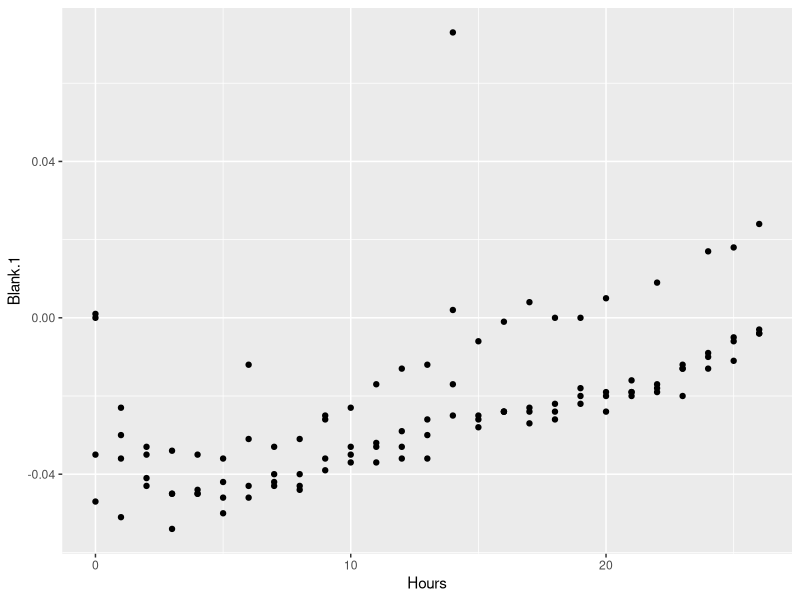
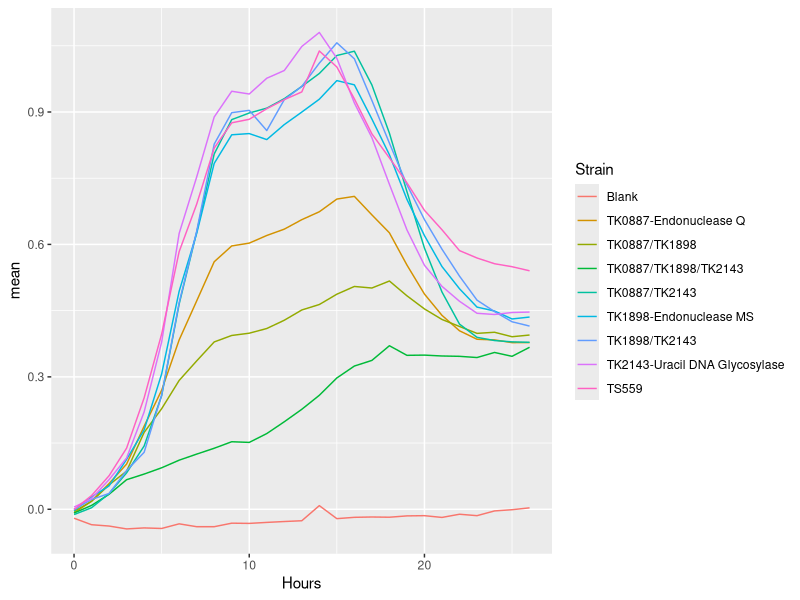
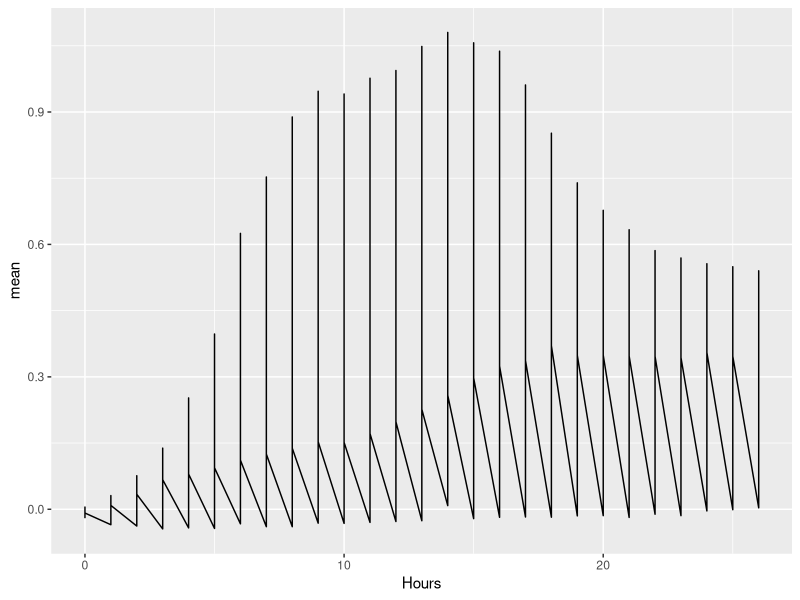
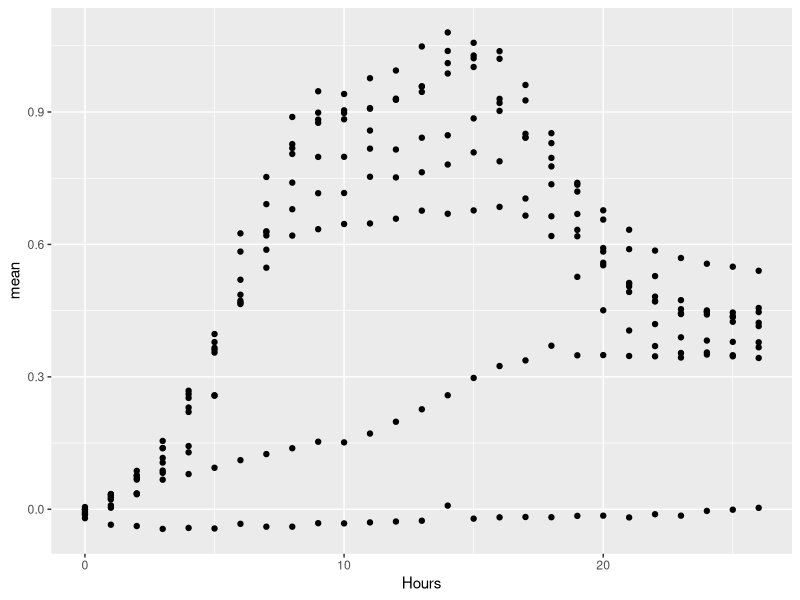
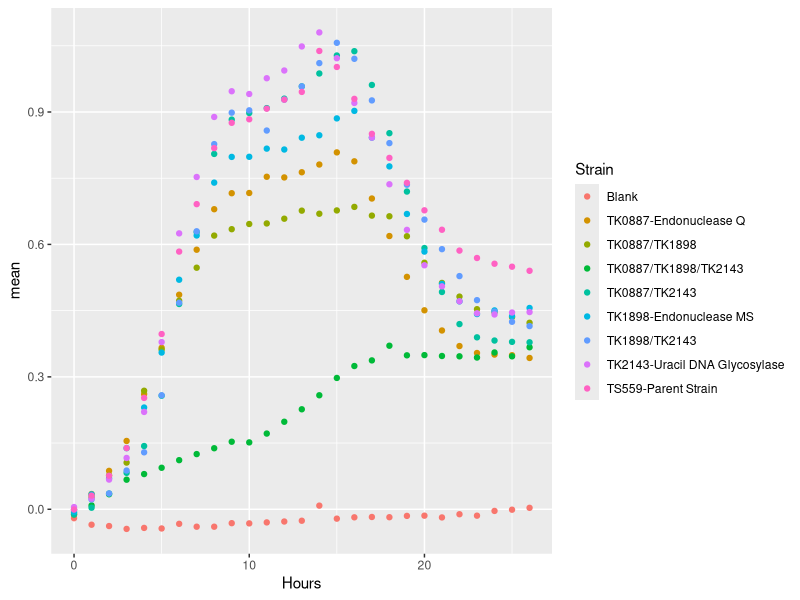
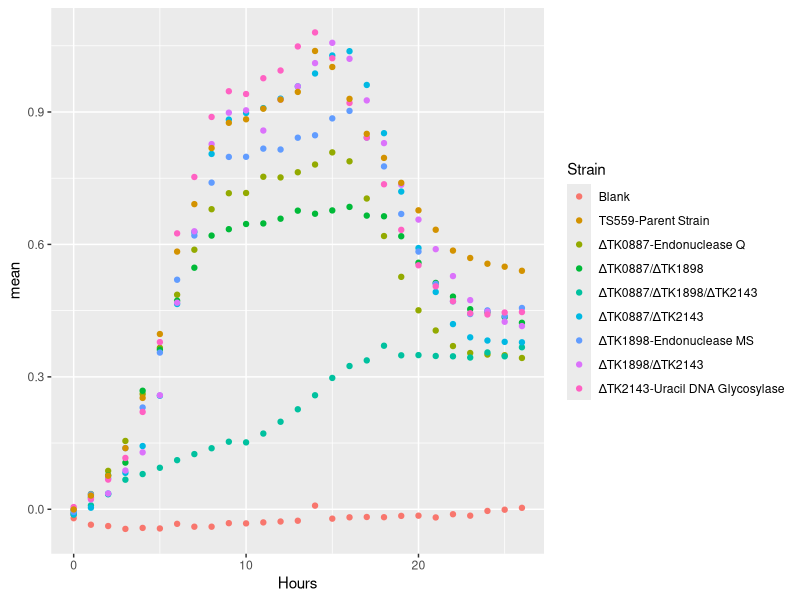
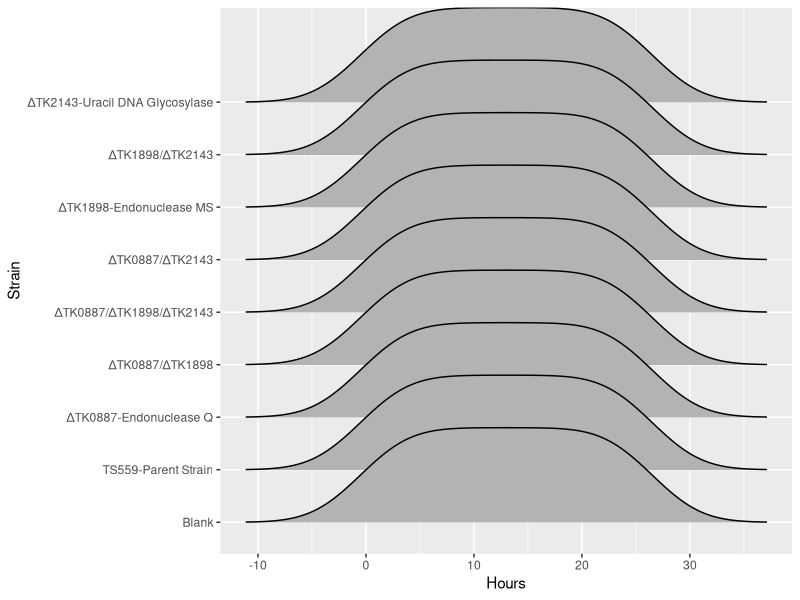
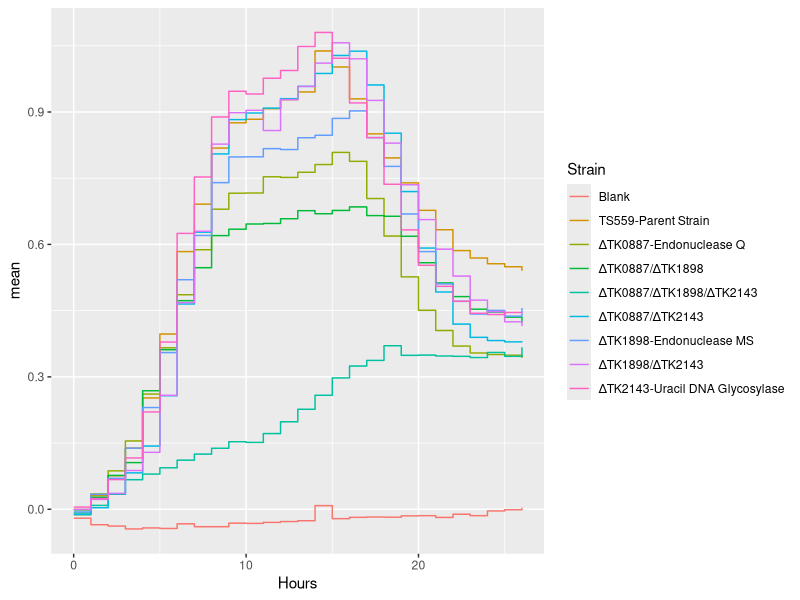

The R source for these figures, in order:
## ---- chunk 1
library(datasets)
library(tidyverse)
library(knitr)
library(ggplot2)
library(ggthemes)




## ---- chunk 2
####
#01#
####


dU_GC<-read.csv("Growth_Curve_dU.csv",fill=TRUE,header=TRUE)

head(dU_GC)


## ---- chunk 3
####
#02#
####

dU_GC%>%
  ggplot() +
  geom_point(aes(x=Hours, y=Blank.1)) +
  geom_point(aes(x=Hours, y=Blank.2)) +
geom_point(aes(x=Hours, y=Blank.3)) +
geom_point(aes(x=Hours, y=Blank.4)) 

## ---- chunk 4
####
#02#
####


GC_85_Blank <-dU_GC %>%
pivot_longer(cols = starts_with("Blank"), 
               names_to = "Blank Replicates", 
               values_to = "Blank Absorbance",
               values_drop_na = TRUE,
               values_transform = list(Absorbance=as.character)) %>%
  select(c(Hours, `Blank Replicates`, `Blank Absorbance`)) %>%
  group_by(Hours) %>%
  summarize(mean = mean(`Blank Absorbance`), sd= sd(`Blank Absorbance`)) %>%
  add_column(Strain = "Blank")

GC_85_TS559 <- dU_GC %>%
  pivot_longer(cols = starts_with("TS559"), 
               names_to = "TS559 Replicates", 
               values_to = "TS559 Absorbance",
               values_drop_na = TRUE) %>%
  select(c(Hours, `TS559 Replicates`, `TS559 Absorbance`)) %>%
  group_by(Hours) %>%
  summarize(mean = mean(`TS559 Absorbance`), sd = sd(`TS559 Absorbance`)) %>%
  add_column(Strain = "TS559")

GC_85_0887 <- dU_GC %>%
  pivot_longer(cols = starts_with("TK0887"), 
               names_to = "0887 Replicates", 
               values_to = "0887 Absorbance",
               values_drop_na = TRUE) %>%
  select(c(Hours, `0887 Replicates`, `0887 Absorbance`))%>%
  group_by(Hours) %>%
  summarize(mean = mean(`0887 Absorbance`), sd = sd(`0887 Absorbance`))%>%
  add_column(Strain = "TK0887-Endonuclease Q")


GC_85_1898 <- dU_GC %>%
  pivot_longer(cols = starts_with("TK1898"), 
               names_to = "1898 Replicates", 
               values_to = "1898 Absorbance",
               values_drop_na = TRUE) %>%
  select(c(Hours, `1898 Replicates`, `1898 Absorbance`)) %>%
  group_by(Hours) %>%
  summarize(mean = mean(`1898 Absorbance`), sd = sd(`1898 Absorbance`))%>%
  add_column(Strain = "TK1898-Endonuclease MS")

GC_85_2143 <- dU_GC %>%
  pivot_longer(cols = starts_with("TK2143"), 
               names_to = "2143 Replicates", 
               values_to = "2143 Absorbance",
               values_drop_na = TRUE) %>%
  select(c(Hours, `2143 Replicates`, `2143 Absorbance`)) %>%
  group_by(Hours) %>%
  summarize(mean = mean(`2143 Absorbance`), sd = sd(`2143 Absorbance`))%>%
  add_column(Strain = "TK2143-Uracil DNA Glycosylase")

GC_85_0887_1898 <- dU_GC %>%
  pivot_longer(cols = starts_with("TK0887.TK1898"), 
               names_to = "TK0887/TK1898 Replicates", 
               values_to = "TK0887/TK1898 Absorbance",
               values_drop_na = TRUE) %>%
  select(c(Hours, `TK0887/TK1898 Replicates`, `TK0887/TK1898 Absorbance`)) %>%
  group_by(Hours) %>%
  summarize(mean = mean(`TK0887/TK1898 Absorbance`), 
            sd = sd(`TK0887/TK1898 Absorbance`))%>%
  add_column(Strain = "TK0887/TK1898")

GC_85_0887_2143 <- dU_GC %>%
  pivot_longer(cols = starts_with("TK0887.TK2143"), 
               names_to = "TK0887/TK2143 Replicates", 
               values_to = "TK0887/TK2143 Absorbance",
               values_drop_na = TRUE) %>%
  select(c(Hours, `TK0887/TK2143 Replicates`, `TK0887/TK2143 Absorbance`)) %>%
  group_by(Hours) %>%
  summarize(mean = mean(`TK0887/TK2143 Absorbance`), 
            sd = sd(`TK0887/TK2143 Absorbance`))%>%
  add_column(Strain = "TK0887/TK2143")

GC_85_1898_2143 <- dU_GC %>%
  pivot_longer(cols = starts_with("TK1898.TK2143"), 
               names_to = "TK1898/TK2143 Replicates", 
               values_to = "TK1898/TK2143 Absorbance",
               values_drop_na = TRUE) %>%
  select(c(Hours, `TK1898/TK2143 Replicates`, `TK1898/TK2143 Absorbance`)) %>%
  group_by(Hours) %>%
  summarize(mean = mean(`TK1898/TK2143 Absorbance`), 
            sd = sd(`TK1898/TK2143 Absorbance`))%>%
  add_column(Strain = "TK1898/TK2143")

GC_85_0887_1898_2143<- dU_GC %>%
  pivot_longer(cols = starts_with("TK0887.TK1898.TK2143"), 
               names_to = "TK0887/TK1898/TK2143 Replicates", 
               values_to = "TK0887/TK1898/TK2143 Absorbance",
               values_drop_na = TRUE) %>%
  select(c(Hours, `TK0887/TK1898/TK2143 Replicates`,
           `TK0887/TK1898/TK2143 Absorbance`)) %>%
  group_by(Hours) %>%
  summarize(mean = mean(`TK0887/TK1898/TK2143 Absorbance`), 
            sd = sd(`TK0887/TK1898/TK2143 Absorbance`))%>%
  add_column(Strain = "TK0887/TK1898/TK2143")


# combine tables
dU_Table <-rbind(GC_85_Blank, GC_85_TS559)
dU_Table <-rbind(dU_Table, GC_85_0887)
dU_Table <-rbind(dU_Table, GC_85_1898)
dU_Table <-rbind(dU_Table, GC_85_2143)
dU_Table <-rbind(dU_Table, GC_85_0887_1898)
dU_Table <-rbind(dU_Table, GC_85_0887_2143)
dU_Table <-rbind(dU_Table, GC_85_1898_2143)
dU_Table_Final <-rbind(dU_Table, GC_85_0887_1898_2143)


dU_Table_Final %>%
  ggplot() +
  geom_line(aes(x=Hours, y=mean, color=Strain))
## ---- chunk 5
dU_Table_Final %>%
  ggplot() +
  geom_line(aes(x=Hours, y=mean))

## ---- chunk 6
####
#03#
####

dU_GC_tidy<-read.csv("Growth_Curve_dU_tidy.csv",fill=TRUE,header=TRUE)

head(dU_GC_tidy)

dU_GC_tidy_Stat <- dU_GC_tidy %>%
  group_by(Hours, Strain) %>%
  summarize(mean = mean(OD), sd = sd(OD)) %>%
  group_by(Strain)

dU_GC_tidy_Stat%>%
  ggplot() +
  geom_point(aes(x=Hours, y=mean))
  

## ---- chunk 7
####
#04#
####

dU_GC_tidy_Stat%>%
  ggplot() +
  geom_point(aes(x=Hours, y=mean, color=Strain))
  

## ---- chunk 8
####
#05#
####


dU_GC_tidy_Stat <- dU_GC_tidy_Stat %>%
  mutate(Strain = 
           recode(Strain, "TK0887-Endonuclease Q" = "\u0394TK0887-Endonuclease Q", 
                  "TK1898-Endonuclease MS" = "\u0394TK1898-Endonuclease MS", 
                  "TK2143-Uracil DNA Glycosylase" = "\u0394TK2143-Uracil DNA Glycosylase",
                  "TK0887/TK1898" = "\u0394TK0887/\u0394TK1898", 
                  "TK0887/TK2143" = "\u0394TK0887/\u0394TK2143", 
                  "TK1898/TK2143" = "\u0394TK1898/\u0394TK2143", 
                  "TK0887/TK1898/TK2143" = "\u0394TK0887/\u0394TK1898/\u0394TK2143"))

dU_GC_tidy_Stat%>%
  ggplot() +
  geom_point(aes(x=Hours, y=mean, color=Strain))
  

## ---- chunk 9
####
#06#
####

#install.packages("ggridges")
library(ggridges)

dU_GC_tidy_Stat%>%
  ggplot() +
  geom_density_ridges_gradient(aes(x=Hours, y= Strain))
## ---- chunk 10
dU_GC_tidy_Stat%>%
  ggplot() +
  geom_step(aes(x=Hours, y=mean, color=Strain, fill=Strain))
## ---- chunk 11
dU_GC_tidy_Stat%>%
  ggplot() +
  geom_smooth(aes(x=Hours, y=mean, color=Strain, fill=Strain))
## ---- chunk 12
dU_GC_tidy_Stat%>%
  ggplot() +
  geom_line(aes(x=Hours, y=mean, color=Strain)) 

#Perfect!

## ---- chunk 13
####
#06b#
####

dU_GC_tidy_Stat%>%
  ggplot() +
  geom_line(aes(x=Hours, y=mean, color=Strain), size=0.5) +
  geom_point(aes(x=Hours, y=mean, color=Strain), size=1.2) +
  geom_errorbar(width=0.1, aes(x=Hours, ymax = mean+sd, ymin = mean-sd, color=Strain)) 



## ---- chunk 14
####
#07#
####

help("plotmath")

dU_GC_tidy_Stat%>%
  ggplot() +
  geom_line(aes(x=Hours, y=mean, color=Strain), size=0.5) +
  geom_point(aes(x=Hours, y=mean, color=Strain), size=1.2) +
  geom_errorbar(width=0.1, aes(x=Hours, ymax = mean+sd, ymin = mean-sd, color=Strain)) +
  labs(title = "Only deletion of all dU repair components impacts growth", subtitle="85\u00B0C",
       y = bquote(bold("OD")[600][nm]),
       x = bquote(bold('Time (Hours)'))) +
    theme(plot.title = element_text(hjust = 0.5), plot.subtitle= element_text(hjust = 0.5)) 
  

## ---- chunk 15
####
#08#
####

dU_GC_tidy_Stat%>%
  ggplot() +
  geom_line(aes(x=Hours, y=mean, color=Strain), size=0.5) +
  geom_point(aes(x=Hours, y=mean, color=Strain), size=1.2) +
  geom_errorbar(width=0.1, aes(x=Hours, ymax = mean+sd, ymin = mean-sd, color=Strain)) +
  labs(title = "Only deletion of all dU repair components impacts growth", subtitle="85\u00B0C",
       y = bquote(bold("OD")[600][nm]),
       x = bquote(bold('Time (Hours)'))) +
    theme(plot.title = element_text(hjust = 0.5), plot.subtitle= element_text(hjust = 0.5)) +
  scale_x_continuous(breaks=c(0, 4, 8, 12, 16, 20, 24), limits=c(0,26)) +
  scale_y_continuous(breaks=c(0, 0.1, 0.2, 0.3, 0.4, 0.5, 0.6, 0.7, 0.8, 0.9, 1.0, 1.1), limits=c(-0.05, 1.125))
                       
                                                                

## ---- chunk 16
####
#08b#
####

dU_GC_tidy_Stat%>%
  ggplot() +
  geom_line(aes(x=Hours, y=mean, color=Strain), size=0.5) +
  geom_point(aes(x=Hours, y=mean, color=Strain), size=1.2) +
  geom_errorbar(width=0.1, aes(x=Hours, ymax = mean+sd, ymin = mean-sd, color=Strain)) +
  labs(title = bquote(bold("Only deletion of all dU repair components impacts growth")), subtitle="85\u00B0C",
       y = bquote(bold("OD")[600][nm]),
       x = bquote(bold('Time (Hours)'))) +
    theme(plot.title = element_text(hjust = 0.5), plot.subtitle= element_text(hjust = 0.5)) +
  scale_x_continuous(breaks=c(0, 4, 8, 12, 16, 20, 24), expand=c(0,0)) +
  scale_y_continuous(breaks=c(0, 0.1, 0.2, 0.3, 0.4, 0.5, 0.6, 0.7, 0.8, 0.9, 1.0, 1.1), expand=c(0,0)) +
  coord_cartesian(xlim=c(0,26.25), ylim=c(-0.05, 1.125))
                       
                                                                
  
## ---- chunk 17
####
#08c#
####

dU_GC_tidy_Stat%>%
  ggplot() +
  geom_line(aes(x=Hours, y=mean, color=Strain), size=0.5) +
  geom_point(aes(x=Hours, y=mean, color=Strain), size=1.2) +
  geom_errorbar(width=0.1, aes(x=Hours, ymax = mean+sd, ymin = mean-sd, color=Strain)) +
  labs(title = bquote(bold("Only deletion of all dU repair components impacts growth")), subtitle="85\u00B0C",
       y = bquote(bold("OD")[600][nm]),
       x = bquote(bold('Time (Hours)'))) +
    theme(plot.title = element_text(hjust = 0.5), plot.subtitle= element_text(hjust = 0.5)) +
  scale_x_continuous(breaks=c(0, 4, 8, 12, 16, 20, 24), expand=c(0,0)) +
  scale_y_continuous(breaks=c(0.01, 0.1, 1.0), expand=c(0,0), trans='log10') +
  coord_cartesian(xlim=c(0,26.25), ylim=c(0.01, 1.2))
                       
                                                                
  
## ---- chunk 18
####
#09#
####

dU_GC_tidy_Stat%>%
  ggplot() +
  geom_line(aes(x=Hours, y=mean, color=Strain), size=0.5) +
  geom_point(aes(x=Hours, y=mean, color=Strain), size=1.2) +
  geom_errorbar(width=0.1, aes(x=Hours, ymax = mean+sd, ymin = mean-sd, color=Strain)) +
  labs(title = bquote(bold("Only deletion of all dU repair components impacts growth")), subtitle="85\u00B0C",
       y = bquote(bold("OD")[600][nm]),
       x = bquote(bold('Time (Hours)'))) +
    theme(plot.title = element_text(hjust = 0.5), plot.subtitle= element_text(hjust = 0.5)) +
  scale_x_continuous(breaks=c(0, 4, 8, 12, 16, 20, 24), expand=c(0,0)) +
  scale_y_continuous(breaks=c(0.01, 0.1, 1.0), expand=c(0,0), trans='log10') +
  coord_cartesian(xlim=c(0,26.25), ylim=c(0.01, 1.2)) + 
  scale_color_manual(values=c("pink", "brown", "red3", "yellow3", "steelblue3", "orange2", "purple3", "green2", "black" ), name = "Strain") 

dU_GC_tidy_Stat%>%
  ggplot() +
  geom_line(aes(x=Hours, y=mean, color=Strain), size=0.5) +
  geom_point(aes(x=Hours, y=mean, color=Strain), size=1.2) +
  geom_errorbar(width=0.1, aes(x=Hours, ymax = mean+sd, ymin = mean-sd, color=Strain)) +
  labs(title = bquote(bold("Only deletion of all dU repair components impacts growth")), subtitle="85\u00B0C",
       y = bquote(bold("OD")[600][nm]),
       x = bquote(bold('Time (Hours)'))) +
    theme(plot.title = element_text(hjust = 0.5), plot.subtitle= element_text(hjust = 0.5)) +
  scale_x_continuous(breaks=c(0, 4, 8, 12, 16, 20, 24), expand=c(0,0)) +
  scale_y_continuous(breaks=c(0.01, 0.1, 1.0), expand=c(0,0), trans='log10') +
  coord_cartesian(xlim=c(0,26.25), ylim=c(0.01, 1.2)) + 
  scale_color_brewer(palette="Set3")

## ---- chunk 19
####
#09b#
####

dU_GC_tidy_Stat%>%
  ggplot() +
  geom_line(aes(x=Hours, y=mean, color=Strain), size=0.5) +
  geom_point(aes(x=Hours, y=mean, color=Strain), size=1.2) +
  labs(title = bquote(bold("Only deletion of all dU repair components impacts.")), subtitle="85\u00B0C",
       y = bquote(bold("OD")[600][nm]),
       x = bquote(bold('Time (Hours)'))) +
    theme(plot.title = element_text(hjust = 0.5), plot.subtitle= element_text(hjust = 0.5)) +
  scale_x_continuous(breaks=c(0, 4, 8, 12, 16, 20, 24), expand=c(0,0)) +
  scale_y_continuous(breaks=c(0.01, 0.1, 1.0), expand=c(0,0), trans='log10') +
  coord_cartesian(xlim=c(0,26.25), ylim=c(0.01, 1.2)) + 
  scale_color_manual(values=c("pink", "brown", "red3", "yellow3", "steelblue3", "orange2", "purple3", "green2", "black" ), name = "Strain", breaks=c("Blank", "TS559-Parent Strain", "\u0394TK0887-Endonuclease Q", "\u0394TK1898-Endonuclease MS", "\u0394TK2143-Uracil DNA Glycosylase","\u0394TK0887/\u0394TK1898", "\u0394TK0887/\u0394TK2143", "\u0394TK1898/\u0394TK2143", "\u0394TK0887/\u0394TK1898/\u0394TK2143")) +
  geom_errorbar(width=0.1, aes(x=Hours, ymax = mean+sd, ymin = mean-sd, color=Strain)) +
  labs(title = bquote(bold("Only deletion of all dU repair components impacts growth")), subtitle="85\u00B0C", y = bquote(bold("OD")[600][nm]))
 
## ---- chunk 20
####
#09c#
####

dU_GC_tidy_Stat%>%
  ggplot() +
  geom_line(aes(x=Hours, y=mean, color=Strain), size=0.5) +
  geom_point(aes(x=Hours, y=mean, color=Strain), size=1.2) +
  geom_errorbar(width=0.1, aes(x=Hours, ymax = mean+sd, ymin = mean-sd, color=Strain)) +
  labs(title = bquote(bold("Only deletion of all dU repair components impacts growth")), subtitle="85\u00B0C",
       y = bquote(bold("OD")[600][nm]),
       x = bquote(bold('Time (Hours)'))) +
    theme(plot.title = element_text(hjust = 0.5), plot.subtitle= element_text(hjust = 0.5)) +
  scale_x_continuous(breaks=c(0, 4, 8, 12, 16, 20, 24), expand=c(0,0)) +
  scale_y_continuous(breaks=c(0.01, 0.1, 1.0), expand=c(0,0), trans='log10') +
  coord_cartesian(xlim=c(0,26.25), ylim=c(0.01, 1.2)) + 
  scale_color_manual(values=c("white", "brown", "red3", "yellow3", "steelblue3", "orange2", "purple3", "green2", "black" ), name = "Strain", breaks=c("Blank", "TS559-Parent Strain", "\u0394TK0887-Endonuclease Q", "\u0394TK1898-Endonuclease MS", "\u0394TK2143-Uracil DNA Glycosylase","\u0394TK0887/\u0394TK1898", "\u0394TK0887/\u0394TK2143", "\u0394TK1898/\u0394TK2143", "\u0394TK0887/\u0394TK1898/\u0394TK2143"), limits = c("TS559-Parent Strain", "\u0394TK0887-Endonuclease Q", "\u0394TK1898-Endonuclease MS", "\u0394TK2143-Uracil DNA Glycosylase","\u0394TK0887/\u0394TK1898", "\u0394TK0887/\u0394TK2143", "\u0394TK1898/\u0394TK2143", "\u0394TK0887/\u0394TK1898/\u0394TK2143"))

## ---- chunk 21
####
#10#
####

dU_GC_tidy_Stat%>%
  ggplot() +
  theme_test() +
  geom_line(aes(x=Hours, y=mean, color=Strain), size=0.5) +
  geom_point(aes(x=Hours, y=mean, color=Strain), size=1.2) +
  geom_errorbar(width=0.1, aes(x=Hours, ymax = mean+sd, ymin = mean-sd, color=Strain)) +
  labs(title = bquote(bold("Only deletion of all dU repair components impacts growth")), subtitle="85\u00B0C",
       y = bquote(bold("OD")[600][nm]),
       x = bquote(bold('Time (Hours)'))) +
  theme(plot.title = element_text(hjust = 0.5), plot.subtitle= element_text(hjust =   0.5)) +
  scale_x_continuous(breaks=c(0, 4, 8, 12, 16, 20, 24), expand=c(0,0)) +
  scale_y_continuous(breaks=c(0.01, 0.1, 1.0), expand=c(0,0), trans='log10') +
  coord_cartesian(xlim=c(0,26.25), ylim=c(0.01, 1.2)) + 
  scale_color_manual(values=c("white", "brown", "red3", "yellow3", "steelblue3", "orange2", "purple3", "green2", "black" ), name = "Strain", breaks=c("Blank", "TS559-Parent Strain", "\u0394TK0887-Endonuclease Q", "\u0394TK1898-Endonuclease MS", "\u0394TK2143-Uracil DNA Glycosylase","\u0394TK0887/\u0394TK1898", "\u0394TK0887/\u0394TK2143", "\u0394TK1898/\u0394TK2143", "\u0394TK0887/\u0394TK1898/\u0394TK2143"), limits = c("TS559-Parent Strain", "\u0394TK0887-Endonuclease Q", "\u0394TK1898-Endonuclease MS", "\u0394TK2143-Uracil DNA Glycosylase","\u0394TK0887/\u0394TK1898", "\u0394TK0887/\u0394TK2143", "\u0394TK1898/\u0394TK2143", "\u0394TK0887/\u0394TK1898/\u0394TK2143"))
  



## ---- chunk 22
####
#10b#
####


#using a theme

dU_GC_tidy_Stat%>%
  ggplot() +
  theme_economist_white() +
  geom_line(aes(x=Hours, y=mean, color=Strain), size=0.5) +
  geom_point(aes(x=Hours, y=mean, color=Strain), size=1.2) +
  geom_errorbar(width=0.1, aes(x=Hours, ymax = mean+sd, ymin = mean-sd, color=Strain)) +
  labs(title = bquote(bold("Only deletion of all dU repair components impacts growth")), subtitle="85\u00B0C",
       y = bquote(bold("OD")[600][nm]),
       x = bquote(bold('Time (Hours)'))) +
  theme(plot.title = element_text(hjust = 0.5), plot.subtitle= element_text(hjust =   0.5)) +
  scale_x_continuous(breaks=c(0, 4, 8, 12, 16, 20, 24), expand=c(0,0)) +
  scale_y_continuous(breaks=c(0.01, 0.1, 1.0), expand=c(0,0), trans='log10') +
  coord_cartesian(xlim=c(0,26.25), ylim=c(0.01, 1.2)) + 
  scale_color_manual(values=c("white", "brown", "red3", "yellow3", "steelblue3", "orange2", "purple3", "green2", "black" ), name = "Strain", breaks=c("Blank", "TS559-Parent Strain", "\u0394TK0887-Endonuclease Q", "\u0394TK1898-Endonuclease MS", "\u0394TK2143-Uracil DNA Glycosylase","\u0394TK0887/\u0394TK1898", "\u0394TK0887/\u0394TK2143", "\u0394TK1898/\u0394TK2143", "\u0394TK0887/\u0394TK1898/\u0394TK2143"), limits = c("TS559-Parent Strain", "\u0394TK0887-Endonuclease Q", "\u0394TK1898-Endonuclease MS", "\u0394TK2143-Uracil DNA Glycosylase","\u0394TK0887/\u0394TK1898", "\u0394TK0887/\u0394TK2143", "\u0394TK1898/\u0394TK2143", "\u0394TK0887/\u0394TK1898/\u0394TK2143"))+
  theme(panel.grid.major = element_blank(), panel.grid.minor = element_blank())
  

#using and adjusting the theme

dU_GC_tidy_Stat%>%
  ggplot() +
  theme_economist_white() +
  geom_line(aes(x=Hours, y=mean, color=Strain), size=0.5) +
  geom_point(aes(x=Hours, y=mean, color=Strain), size=1.2) +
  geom_errorbar(width=0.1, aes(x=Hours, ymax = mean+sd, ymin = mean-sd, color=Strain)) +
  labs(title = bquote(bold("Only deletion of all dU repair components impacts growth")), subtitle=bquote(bold("85\u00B0C")),
       y = bquote(bold("OD")[600][nm]),
       x = bquote(bold('Time (Hours)'))) +
  theme(plot.title = element_text(hjust = 0.5), plot.subtitle= element_text(hjust =   0.5)) +
  scale_x_continuous(breaks=c(0, 4, 8, 12, 16, 20, 24), expand=c(0,0)) +
  scale_y_continuous(breaks=c(0.01, 0.1, 1.0), expand=c(0,0), trans='log10') +
  coord_cartesian(xlim=c(0,26.25), ylim=c(0.01, 1.2)) + 
  scale_color_manual(values=c("white", "brown", "red3", "yellow3", "steelblue3", "orange2", "purple3", "green2", "black" ), name = "Strain", breaks=c("Blank", "TS559-Parent Strain", "\u0394TK0887-Endonuclease Q", "\u0394TK1898-Endonuclease MS", "\u0394TK2143-Uracil DNA Glycosylase","\u0394TK0887/\u0394TK1898", "\u0394TK0887/\u0394TK2143", "\u0394TK1898/\u0394TK2143", "\u0394TK0887/\u0394TK1898/\u0394TK2143"), limits = c("TS559-Parent Strain", "\u0394TK0887-Endonuclease Q", "\u0394TK1898-Endonuclease MS", "\u0394TK2143-Uracil DNA Glycosylase","\u0394TK0887/\u0394TK1898", "\u0394TK0887/\u0394TK2143", "\u0394TK1898/\u0394TK2143", "\u0394TK0887/\u0394TK1898/\u0394TK2143"))+
  theme(panel.grid.major = element_blank(), panel.grid.minor = element_blank()) +
theme(legend.text = element_text(family = '', face = 'bold', size = 6)) 
## ---- chunk 23
####
#10#
####

dU_GC_tidy_Stat%>%
  ggplot() +
  theme_economist_white() +
  geom_line(aes(x=Hours, y=mean, color=Strain), size=0.5) +
  geom_point(aes(x=Hours, y=mean, color=Strain), size=1.2) +
  geom_errorbar(width=0.1, aes(x=Hours, ymax = mean+sd, ymin = mean-sd, color=Strain)) +
  labs(title = bquote(bold("Only deletion of all dU repair components impacts growth")), subtitle=bquote(bold("85\u00B0C")),
       y = bquote(bold("OD")[600][nm]),
       x = bquote(bold('Time (Hours)'))) +
  theme(plot.title = element_text(hjust = 0.5), plot.subtitle= element_text(hjust =   0.5)) +
  scale_x_continuous(breaks=c(0, 4, 8, 12, 16, 20, 24), expand=c(0,0)) +
  scale_y_continuous(breaks=c(0.01, 0.1, 1.0), expand=c(0,0), trans='log10') +
  coord_cartesian(xlim=c(0,26.25), ylim=c(0.01, 1.2)) + 
  scale_color_manual(values=c("white", "brown", "red3", "yellow3", "steelblue3", "orange2", "purple3", "green2", "black" ), name = "Strain", breaks=c("Blank", "TS559-Parent Strain", "\u0394TK0887-Endonuclease Q", "\u0394TK1898-Endonuclease MS", "\u0394TK2143-Uracil DNA Glycosylase","\u0394TK0887/\u0394TK1898", "\u0394TK0887/\u0394TK2143", "\u0394TK1898/\u0394TK2143", "\u0394TK0887/\u0394TK1898/\u0394TK2143"), limits = c("TS559-Parent Strain", "\u0394TK0887-Endonuclease Q", "\u0394TK1898-Endonuclease MS", "\u0394TK2143-Uracil DNA Glycosylase","\u0394TK0887/\u0394TK1898", "\u0394TK0887/\u0394TK2143", "\u0394TK1898/\u0394TK2143", "\u0394TK0887/\u0394TK1898/\u0394TK2143"))+
  theme(panel.grid.major = element_blank(), panel.grid.minor = element_blank()) +
theme(legend.text = element_text(face = 'bold', size = 6))

ggsave("dU Growth Curve.jpg")
 
## ---- chunk 24
####
#11#
####

dU_GC_tidy_Stat%>%
  ggplot() +
  theme_test() +
  geom_line(aes(x=Hours, y=mean, color=Strain), size=0.5) +
  geom_point(aes(x=Hours, y=mean, color=Strain), size=1.2) +
  geom_errorbar(width=0.1, aes(x=Hours, ymax = mean+sd, ymin = mean-sd, color=Strain)) +
  labs(title = bquote(bold("Only deletion of all dU repair components impacts growth")), subtitle=bquote(bold("85\u00B0C")),
       y = bquote(bold("OD")[600][nm]),
       x = bquote(bold('Time (Hours)'))) +
  theme(plot.title = element_text(hjust = 0.5), plot.subtitle= element_text(hjust =   0.5)) +
  scale_x_continuous(breaks=c(0, 4, 8, 12, 16, 20, 24), expand=c(0,0)) +
  scale_y_continuous(breaks=c(0.01, 0.1, 1.0), expand=c(0,0), trans='log10') +
  coord_cartesian(xlim=c(0,26.5), ylim=c(0.01, 1.2)) + 
  scale_color_manual(values=c("white", "brown", "red3", "yellow3", "steelblue3", "orange2", "purple3", "green2", "black" ), name = "Strain", breaks=c("Blank", "TS559-Parent Strain", "\u0394TK0887-Endonuclease Q", "\u0394TK1898-Endonuclease MS", "\u0394TK2143-Uracil DNA Glycosylase","\u0394TK0887/\u0394TK1898", "\u0394TK0887/\u0394TK2143", "\u0394TK1898/\u0394TK2143", "\u0394TK0887/\u0394TK1898/\u0394TK2143"), limits = c("TS559-Parent Strain", "\u0394TK0887-Endonuclease Q", "\u0394TK1898-Endonuclease MS", "\u0394TK2143-Uracil DNA Glycosylase","\u0394TK0887/\u0394TK1898", "\u0394TK0887/\u0394TK2143", "\u0394TK1898/\u0394TK2143", "\u0394TK0887/\u0394TK1898/\u0394TK2143"))+
  theme(panel.grid.major = element_blank(), panel.grid.minor = element_blank()) +
  facet_wrap(~Strain) +
  theme(strip.text = element_text(face = "bold", size=6))

## ---- chunk 25
####
#11b#
####

dU_GC_tidy_Stat_Clean <- dU_GC_tidy_Stat[-(which(dU_GC_tidy_Stat$Strain %in% "Blank" )),]

                                                 
dU_GC_tidy_Stat_Clean%>%
  ggplot() +
  theme_test() +
  geom_line(aes(x=Hours, y=mean, color=Strain), size=0.5) +
  geom_point(aes(x=Hours, y=mean, color=Strain), size=1.2) +
  geom_errorbar(width=0.1, aes(x=Hours, ymax = mean+sd, ymin = mean-sd, color=Strain)) +
  labs(title = bquote(bold("Only deletion of all dU repair components impacts growth")), subtitle=bquote(bold("85\u00B0C")),
       y = bquote(bold("OD")[600][nm]),
       x = bquote(bold('Time (Hours)'))) +
  theme(plot.title = element_text(hjust = 0.5), plot.subtitle= element_text(hjust =   0.5)) +
  scale_x_continuous(breaks=c(0, 4, 8, 12, 16, 20, 24), expand=c(0,0)) +
  scale_y_continuous(breaks=c(0.01, 0.1, 1.0), expand=c(0,0), trans='log10') +
  coord_cartesian(xlim=c(0,26.5), ylim=c(0.01, 1.225)) + 
  scale_color_manual(values=c("brown", "red3", "yellow3", "steelblue3", "orange2", "purple3", "green2", "black" ), name = "Strain", breaks=c("TS559-Parent Strain", "\u0394TK0887-Endonuclease Q", "\u0394TK1898-Endonuclease MS", "\u0394TK2143-Uracil DNA Glycosylase","\u0394TK0887/\u0394TK1898", "\u0394TK0887/\u0394TK2143", "\u0394TK1898/\u0394TK2143", "\u0394TK0887/\u0394TK1898/\u0394TK2143"), limits = c("TS559-Parent Strain", "\u0394TK0887-Endonuclease Q", "\u0394TK1898-Endonuclease MS", "\u0394TK2143-Uracil DNA Glycosylase","\u0394TK0887/\u0394TK1898", "\u0394TK0887/\u0394TK2143", "\u0394TK1898/\u0394TK2143", "\u0394TK0887/\u0394TK1898/\u0394TK2143"))+
  theme(panel.grid.major = element_blank(), panel.grid.minor = element_blank()) +
  facet_wrap(~Strain) +
  facet_wrap(~factor(Strain, levels=c( "TS559-Parent Strain", "\u0394TK0887-Endonuclease Q", "\u0394TK1898-Endonuclease MS", "\u0394TK2143-Uracil DNA Glycosylase","\u0394TK0887/\u0394TK1898", "\u0394TK0887/\u0394TK2143", "\u0394TK1898/\u0394TK2143", "\u0394TK0887/\u0394TK1898/\u0394TK2143"))) +
    theme(strip.text = element_text(face = "bold", size=6))


## ---- chunk 26
####
#11c#
####


#without the legend


dU_GC_tidy_Stat_Clean%>%
  ggplot() +
  theme_test() +
  geom_line(aes(x=Hours, y=mean, color=Strain), size=0.5) +
  geom_point(aes(x=Hours, y=mean, color=Strain), size=1.2) +
  geom_errorbar(width=0.1, aes(x=Hours, ymax = mean+sd, ymin = mean-sd, color=Strain)) +
  labs(title = bquote(bold("Only deletion of all dU repair components impacts growth")), subtitle=bquote(bold("85\u00B0C")),
       y = bquote(bold("OD")[600][nm]),
       x = bquote(bold('Time (Hours)'))) +
  theme(plot.title = element_text(hjust = 0.5), plot.subtitle= element_text(hjust =   0.5)) +
  scale_x_continuous(breaks=c(0, 4, 8, 12, 16, 20, 24), expand=c(0,0)) +
  scale_y_continuous(breaks=c(0.01, 0.1, 1.0), expand=c(0,0), trans='log10') +
  coord_cartesian(xlim=c(0,26.5), ylim=c(0.01, 1.3)) + 
  scale_color_manual(values=c("brown", "red3", "yellow3", "steelblue3", "orange2", "purple3", "green2", "black" ), name = "Strain", breaks=c("TS559-Parent Strain", "\u0394TK0887-Endonuclease Q", "\u0394TK1898-Endonuclease MS", "\u0394TK2143-Uracil DNA Glycosylase","\u0394TK0887/\u0394TK1898", "\u0394TK0887/\u0394TK2143", "\u0394TK1898/\u0394TK2143", "\u0394TK0887/\u0394TK1898/\u0394TK2143"), limits = c("TS559-Parent Strain", "\u0394TK0887-Endonuclease Q", "\u0394TK1898-Endonuclease MS", "\u0394TK2143-Uracil DNA Glycosylase","\u0394TK0887/\u0394TK1898", "\u0394TK0887/\u0394TK2143", "\u0394TK1898/\u0394TK2143", "\u0394TK0887/\u0394TK1898/\u0394TK2143"))+
  theme(panel.grid.major = element_blank(), panel.grid.minor = element_blank()) +
  facet_wrap(~Strain) +
  facet_wrap(~factor(Strain, levels=c( "TS559-Parent Strain", "\u0394TK0887-Endonuclease Q", "\u0394TK1898-Endonuclease MS", "\u0394TK2143-Uracil DNA Glycosylase","\u0394TK0887/\u0394TK1898", "\u0394TK0887/\u0394TK2143", "\u0394TK1898/\u0394TK2143", "\u0394TK0887/\u0394TK1898/\u0394TK2143"))) +
    theme(strip.text = element_text(face = "bold", size=6)) +
theme(legend.position = "none") 

ggsave("dU Growth Curve_Facet_Wrapped.jpg")


#without the panel labels


dU_GC_tidy_Stat_Clean%>%
  ggplot() +
  theme_test() +
  geom_line(aes(x=Hours, y=mean, color=Strain), size=0.5) +
  geom_point(aes(x=Hours, y=mean, color=Strain), size=1.2) +
  geom_errorbar(width=0.1, aes(x=Hours, ymax = mean+sd, ymin = mean-sd, color=Strain)) +
  labs(title = bquote(bold("Only deletion of all dU repair components impacts growth")), subtitle=bquote(bold("85\u00B0C")),
       y = bquote(bold("OD")[600][nm]),
       x = bquote(bold('Time (Hours)'))) +
  theme(plot.title = element_text(hjust = 0.5), plot.subtitle= element_text(hjust =   0.5)) +
  scale_x_continuous(breaks=c(0, 4, 8, 12, 16, 20, 24), expand=c(0,0)) +
  scale_y_continuous(breaks=c(0.01, 0.1, 1.0), expand=c(0,0), trans='log10') +
  coord_cartesian(xlim=c(0,26.5), ylim=c(0.01, 1.3)) + 
  scale_color_manual(values=c("brown", "red3", "yellow3", "steelblue3", "orange2", "purple3", "green2", "black" ), name = "Strain", breaks=c("TS559-Parent Strain", "\u0394TK0887-Endonuclease Q", "\u0394TK1898-Endonuclease MS", "\u0394TK2143-Uracil DNA Glycosylase","\u0394TK0887/\u0394TK1898", "\u0394TK0887/\u0394TK2143", "\u0394TK1898/\u0394TK2143", "\u0394TK0887/\u0394TK1898/\u0394TK2143"), limits = c("TS559-Parent Strain", "\u0394TK0887-Endonuclease Q", "\u0394TK1898-Endonuclease MS", "\u0394TK2143-Uracil DNA Glycosylase","\u0394TK0887/\u0394TK1898", "\u0394TK0887/\u0394TK2143", "\u0394TK1898/\u0394TK2143", "\u0394TK0887/\u0394TK1898/\u0394TK2143"))+
  theme(panel.grid.major = element_blank(), panel.grid.minor = element_blank()) +
  facet_wrap(~Strain) +
  facet_wrap(~factor(Strain, levels=c( "TS559-Parent Strain", "\u0394TK0887-Endonuclease Q", "\u0394TK1898-Endonuclease MS", "\u0394TK2143-Uracil DNA Glycosylase","\u0394TK0887/\u0394TK1898", "\u0394TK0887/\u0394TK2143", "\u0394TK1898/\u0394TK2143", "\u0394TK0887/\u0394TK1898/\u0394TK2143"))) +
    theme(strip.text = element_text(face = "bold", size=6)) +
theme( strip.text.x = element_blank() )

ggsave("dU Growth Curve_Facet_Wrapped_2.jpg")
 
## ---- chunk 27
####
#11#
####

#install.packages("ggpubr")
library(ggpubr)

#make 85 degree data into an item

dU_85 <- dU_GC_tidy_Stat_Clean%>%
  ggplot() +
  theme_test() +
  geom_line(aes(x=Hours, y=mean, color=Strain), size=0.5) +
  geom_point(aes(x=Hours, y=mean, color=Strain), size=1.2) +
  geom_errorbar(width=0.1, aes(x=Hours, ymax = mean+sd, ymin = mean-sd, color=Strain)) +
  labs(subtitle=bquote(bold("85\u00B0C")),
       y = bquote(bold("OD")[600][nm]),
       x = bquote(bold('Time (Hours)'))) +
  theme(plot.subtitle= element_text(hjust =   0.5)) +
  scale_x_continuous(breaks=c(0, 4, 8, 12, 16, 20, 24), expand=c(0,0)) +
  scale_y_continuous(breaks=c(0.01, 0.1, 1.0), expand=c(0,0), trans='log10') +
  coord_cartesian(xlim=c(0,26.5), ylim=c(0.01, 1.3)) + 
  scale_color_manual(values=c("brown", "red3", "yellow3", "steelblue3", "orange2", "purple3", "green2", "black" ), name = "Strain", breaks=c("TS559-Parent Strain", "\u0394TK0887-Endonuclease Q", "\u0394TK1898-Endonuclease MS", "\u0394TK2143-Uracil DNA Glycosylase","\u0394TK0887/\u0394TK1898", "\u0394TK0887/\u0394TK2143", "\u0394TK1898/\u0394TK2143", "\u0394TK0887/\u0394TK1898/\u0394TK2143"), limits = c("TS559-Parent Strain", "\u0394TK0887-Endonuclease Q", "\u0394TK1898-Endonuclease MS", "\u0394TK2143-Uracil DNA Glycosylase","\u0394TK0887/\u0394TK1898", "\u0394TK0887/\u0394TK2143", "\u0394TK1898/\u0394TK2143", "\u0394TK0887/\u0394TK1898/\u0394TK2143"))+
  theme(panel.grid.major = element_blank(), panel.grid.minor = element_blank()) +
  theme(legend.position="bottom", legend.text = element_text(size=5))


#95 degree data

dU_GC_tidy_95<-read.csv("Growth_Curve_dU_tidy_95.csv",fill=TRUE,header=TRUE)

head(dU_GC_tidy)

dU_GC_tidy_Stat_95 <- dU_GC_tidy_95 %>%
  group_by(Hours, Strain) %>%
  summarize(mean = mean(OD), sd = sd(OD)) %>%
  group_by(Strain) %>%
  mutate(Strain = recode(Strain, "TK0887-Endonuclease Q" = "\u0394TK0887-Endonuclease Q", "TK1898-Endonuclease MS" = "\u0394TK1898-Endonuclease MS", "TK2143-Uracil DNA Glycosylase" = "\u0394TK2143-Uracil DNA Glycosylase", "TK0887/TK1898" = "\u0394TK0887/\u0394TK1898", "TK0887/TK2143" = "\u0394TK0887/\u0394TK2143", "TK1898/TK2143" = "\u0394TK1898/\u0394TK2143", "TK0887/TK1898/TK2143" = "\u0394TK0887/\u0394TK1898/\u0394TK2143"))

dU_GC_tidy_Stat_Clean_95 <- dU_GC_tidy_Stat_95[-(which(dU_GC_tidy_Stat_95$Strain %in% "Blank" )),]

dU_95 <- dU_GC_tidy_Stat_Clean%>%
  ggplot() +
  theme_test() +
  geom_line(aes(x=Hours, y=mean, color=Strain), size=0.5) +
  geom_point(aes(x=Hours, y=mean, color=Strain), size=1.2) +
  geom_errorbar(width=0.1, aes(x=Hours, ymax = mean+sd, ymin = mean-sd, color=Strain)) +
  labs(subtitle=bquote(bold("95\u00B0C")),
       y = bquote(bold("OD")[600][nm]),
       x = bquote(bold('Time (Hours)'))) +
  theme(plot.subtitle= element_text(hjust =   0.5)) +
  scale_x_continuous(breaks=c(0, 4, 8, 12, 16, 20, 24), expand=c(0,0)) +
  scale_y_continuous(breaks=c(0.01, 0.1, 1.0), expand=c(0,0), trans='log10') +
  coord_cartesian(xlim=c(0,26.5), ylim=c(0.01, 1.3)) + 
  scale_color_manual(values=c("brown", "red3", "yellow3", "steelblue3", "orange2", "purple3", "green2", "black" ), name = "Strain", breaks=c("TS559-Parent Strain", "\u0394TK0887-Endonuclease Q", "\u0394TK1898-Endonuclease MS", "\u0394TK2143-Uracil DNA Glycosylase","\u0394TK0887/\u0394TK1898", "\u0394TK0887/\u0394TK2143", "\u0394TK1898/\u0394TK2143", "\u0394TK0887/\u0394TK1898/\u0394TK2143"), limits = c("TS559-Parent Strain", "\u0394TK0887-Endonuclease Q", "\u0394TK1898-Endonuclease MS", "\u0394TK2143-Uracil DNA Glycosylase","\u0394TK0887/\u0394TK1898", "\u0394TK0887/\u0394TK2143", "\u0394TK1898/\u0394TK2143", "\u0394TK0887/\u0394TK1898/\u0394TK2143"))+
  theme(panel.grid.major = element_blank(), panel.grid.minor = element_blank()) +
  theme(legend.position="none")


#ggarange

dU_Plot <- ggarrange(dU_85, dU_95, ncol=2, common.legend = TRUE, legend="bottom")

dU_Plot <-annotate_figure(dU_Plot, top = text_grob("Only deletion of all dU repair components impacts growth", 
               color = "black", face = "bold", size = 14))

ggsave("dU_GC_Final.jpg", dU_Plot)
